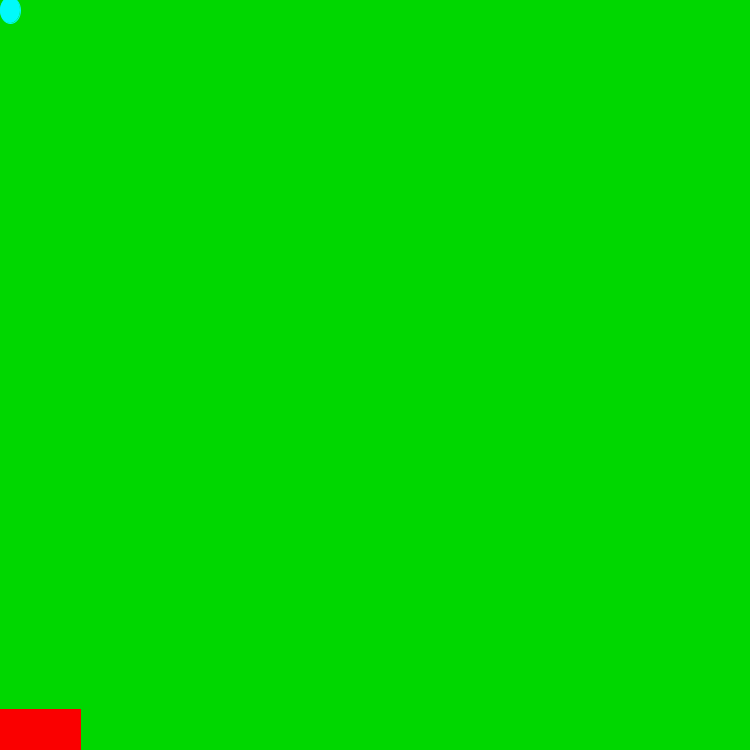
Frame 1 (no input)
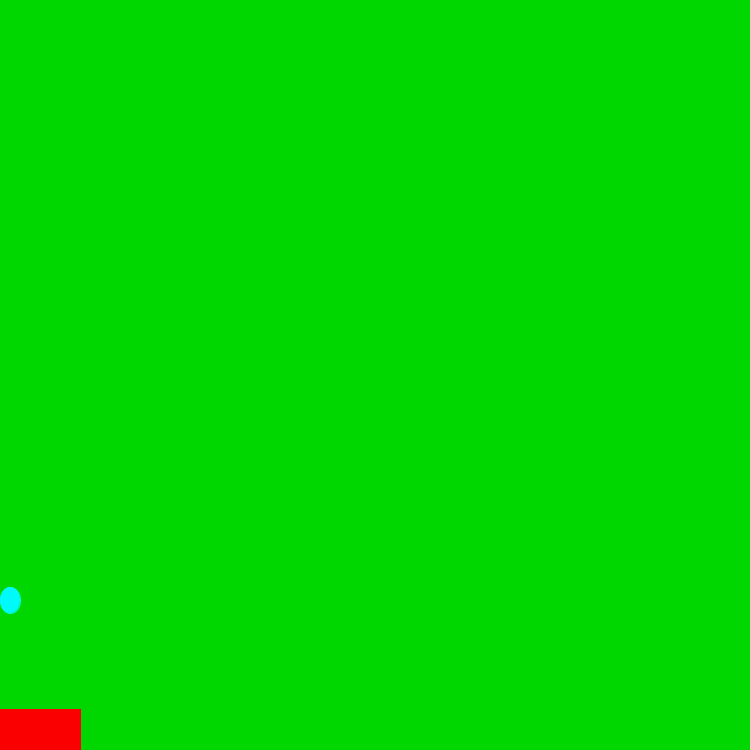
Frame 60 (the mouse pressed at the canvas centre just before this capture)
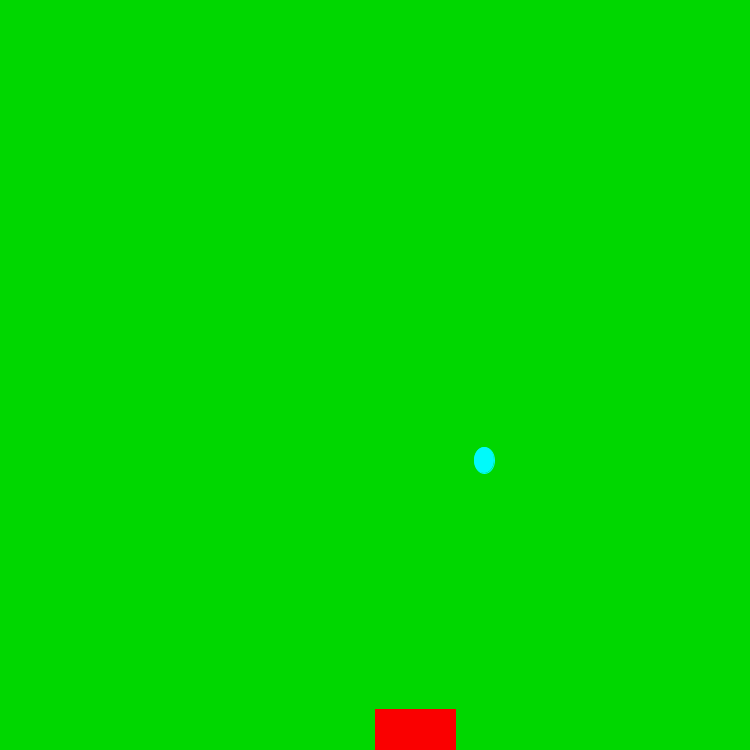
Frame 120 (the mouse held since frame 60 and released just before this capture)

The Processing sketch that drew these frames (run headless with seeded random() and noise(); from frame 60 on, the mouse is pressed at the canvas centre):

// Processing sketch: Rain_Game
// ── Rain_Game.pde
int rainX = 10;
int rainY = 10;
void setup(){
  size(750,750);

}

void draw(){
if(rainY>=height){
  rainY=10;
rainX =  (int)random(740+10) ;
}
 

  background(0,215,0);
  fill(0, 250, 250);
stroke(0, 250, 250);
ellipse(rainX, rainY, 20, 26);
  rainY+=10.5;
fill(250,0,0);
stroke(250,0,0);
rect( mouseX , 709, 80,  40);
}
